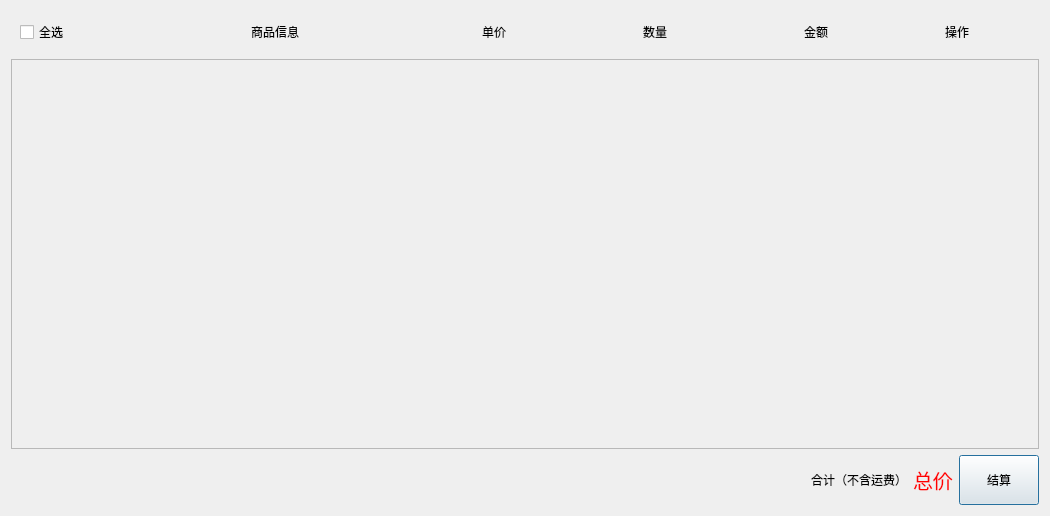
<?xml version="1.0" encoding="UTF-8"?>
<ui version="4.0">
 <class>ShopCartDialog</class>
 <widget class="QDialog" name="ShopCartDialog">
  <property name="geometry">
   <rect>
    <x>0</x>
    <y>0</y>
    <width>1050</width>
    <height>516</height>
   </rect>
  </property>
  <property name="sizePolicy">
   <sizepolicy hsizetype="Fixed" vsizetype="Preferred">
    <horstretch>0</horstretch>
    <verstretch>0</verstretch>
   </sizepolicy>
  </property>
  <property name="minimumSize">
   <size>
    <width>1050</width>
    <height>0</height>
   </size>
  </property>
  <property name="maximumSize">
   <size>
    <width>1050</width>
    <height>16777215</height>
   </size>
  </property>
  <property name="windowTitle">
   <string>Dialog</string>
  </property>
  <layout class="QVBoxLayout" name="verticalLayout">
   <item>
    <widget class="QWidget" name="widget" native="true">
     <layout class="QHBoxLayout" name="horizontalLayout">
      <item>
       <widget class="QCheckBox" name="checkBox">
        <property name="text">
         <string>全选</string>
        </property>
       </widget>
      </item>
      <item>
       <spacer name="horizontalSpacer">
        <property name="orientation">
         <enum>Qt::Horizontal</enum>
        </property>
        <property name="sizeType">
         <enum>QSizePolicy::Fixed</enum>
        </property>
        <property name="sizeHint" stdset="0">
         <size>
          <width>140</width>
          <height>20</height>
         </size>
        </property>
       </spacer>
      </item>
      <item>
       <widget class="QLabel" name="label">
        <property name="text">
         <string>商品信息</string>
        </property>
       </widget>
      </item>
      <item>
       <spacer name="horizontalSpacer_2">
        <property name="orientation">
         <enum>Qt::Horizontal</enum>
        </property>
        <property name="sizeType">
         <enum>QSizePolicy::Fixed</enum>
        </property>
        <property name="sizeHint" stdset="0">
         <size>
          <width>140</width>
          <height>20</height>
         </size>
        </property>
       </spacer>
      </item>
      <item>
       <widget class="QLabel" name="label_2">
        <property name="text">
         <string>单价</string>
        </property>
       </widget>
      </item>
      <item>
       <spacer name="horizontalSpacer_3">
        <property name="orientation">
         <enum>Qt::Horizontal</enum>
        </property>
        <property name="sizeType">
         <enum>QSizePolicy::Fixed</enum>
        </property>
        <property name="sizeHint" stdset="0">
         <size>
          <width>70</width>
          <height>20</height>
         </size>
        </property>
       </spacer>
      </item>
      <item>
       <widget class="QLabel" name="label_3">
        <property name="text">
         <string>数量</string>
        </property>
       </widget>
      </item>
      <item>
       <spacer name="horizontalSpacer_5">
        <property name="orientation">
         <enum>Qt::Horizontal</enum>
        </property>
        <property name="sizeType">
         <enum>QSizePolicy::Fixed</enum>
        </property>
        <property name="sizeHint" stdset="0">
         <size>
          <width>70</width>
          <height>20</height>
         </size>
        </property>
       </spacer>
      </item>
      <item>
       <widget class="QLabel" name="label_4">
        <property name="text">
         <string>金额</string>
        </property>
       </widget>
      </item>
      <item>
       <spacer name="horizontalSpacer_4">
        <property name="orientation">
         <enum>Qt::Horizontal</enum>
        </property>
        <property name="sizeType">
         <enum>QSizePolicy::Fixed</enum>
        </property>
        <property name="sizeHint" stdset="0">
         <size>
          <width>50</width>
          <height>20</height>
         </size>
        </property>
       </spacer>
      </item>
      <item>
       <widget class="QLabel" name="label_5">
        <property name="text">
         <string>操作</string>
        </property>
       </widget>
      </item>
     </layout>
    </widget>
   </item>
   <item>
    <widget class="QScrollArea" name="scrollArea">
     <property name="widgetResizable">
      <bool>true</bool>
     </property>
     <widget class="QWidget" name="scrollAreaWidgetContents">
      <property name="geometry">
       <rect>
        <x>0</x>
        <y>0</y>
        <width>1026</width>
        <height>378</height>
       </rect>
      </property>
      <layout class="QVBoxLayout" name="verticalLayout_3">
       <item>
        <widget class="QWidget" name="product_widget" native="true">
         <property name="minimumSize">
          <size>
           <width>1000</width>
           <height>0</height>
          </size>
         </property>
         <property name="maximumSize">
          <size>
           <width>1000</width>
           <height>16777215</height>
          </size>
         </property>
         <layout class="QVBoxLayout" name="verticalLayout_2"/>
        </widget>
       </item>
       <item>
        <spacer name="verticalSpacer">
         <property name="orientation">
          <enum>Qt::Vertical</enum>
         </property>
         <property name="sizeHint" stdset="0">
          <size>
           <width>20</width>
           <height>40</height>
          </size>
         </property>
        </spacer>
       </item>
      </layout>
     </widget>
    </widget>
   </item>
   <item>
    <layout class="QHBoxLayout" name="horizontalLayout_2">
     <item>
      <spacer name="horizontalSpacer_6">
       <property name="orientation">
        <enum>Qt::Horizontal</enum>
       </property>
       <property name="sizeHint" stdset="0">
        <size>
         <width>40</width>
         <height>20</height>
        </size>
       </property>
      </spacer>
     </item>
     <item>
      <widget class="QLabel" name="label_6">
       <property name="text">
        <string>合计（不含运费）</string>
       </property>
      </widget>
     </item>
     <item>
      <widget class="QLabel" name="total__price_label">
       <property name="palette">
        <palette>
         <active>
          <colorrole role="WindowText">
           <brush brushstyle="SolidPattern">
            <color alpha="255">
             <red>255</red>
             <green>0</green>
             <blue>0</blue>
            </color>
           </brush>
          </colorrole>
         </active>
         <inactive>
          <colorrole role="WindowText">
           <brush brushstyle="SolidPattern">
            <color alpha="255">
             <red>255</red>
             <green>0</green>
             <blue>0</blue>
            </color>
           </brush>
          </colorrole>
         </inactive>
         <disabled/>
        </palette>
       </property>
       <property name="font">
        <font>
         <pointsize>15</pointsize>
        </font>
       </property>
       <property name="text">
        <string>总价</string>
       </property>
      </widget>
     </item>
     <item>
      <widget class="QPushButton" name="settle_pushButton">
       <property name="minimumSize">
        <size>
         <width>0</width>
         <height>50</height>
        </size>
       </property>
       <property name="text">
        <string>结算</string>
       </property>
      </widget>
     </item>
    </layout>
   </item>
  </layout>
 </widget>
 <resources/>
 <connections/>
</ui>
